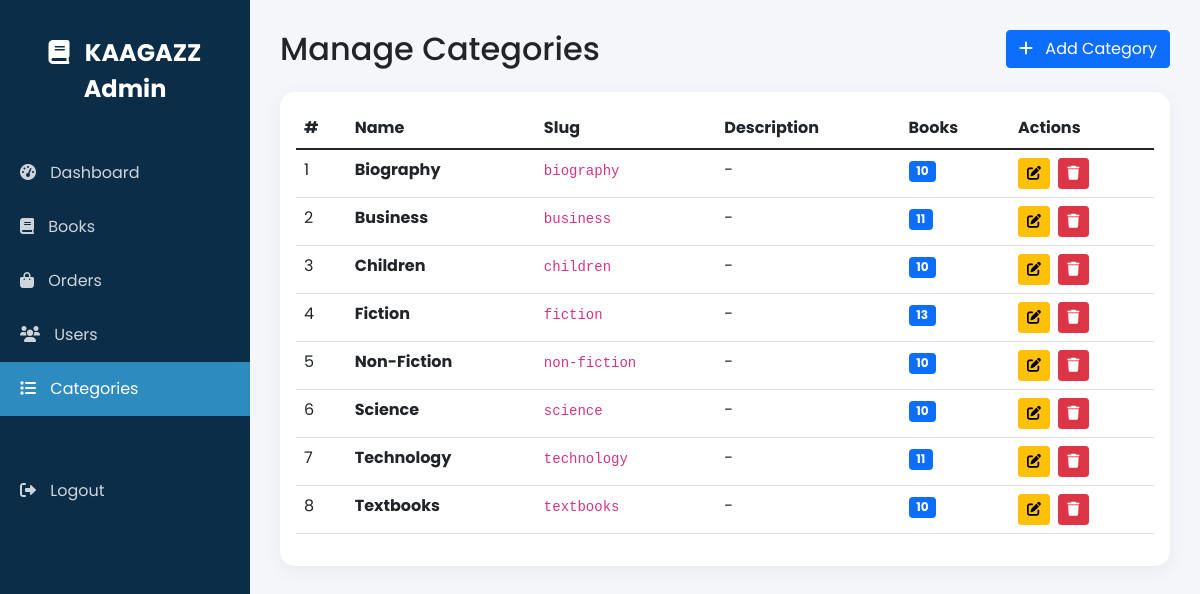
Screenshot of /admin/categories.php (signed in) with the database file from the repository.
### tables this page shows
CREATE TABLE IF NOT EXISTS categories (
    id INT AUTO_INCREMENT PRIMARY KEY,
    name VARCHAR(255) NOT NULL,
    slug VARCHAR(255) NOT NULL UNIQUE,
    description TEXT DEFAULT NULL,
    created_at TIMESTAMP DEFAULT CURRENT_TIMESTAMP
);

### admin/categories.php (the view, shortened to what this page needs)
<?php
require_once '../config/database.php';
$categories = $conn->query("
    SELECT c.*, COUNT(b.id) as book_count
    FROM categories c
    LEFT JOIN books b ON c.id = b.category_id
    GROUP BY c.id
    ORDER BY c.name
");
?>
<!DOCTYPE html>
<html lang="en">
<head>
    <link href="https://cdn.jsdelivr.net/npm/bootstrap@5.1.3/dist/css/bootstrap.min.css" rel="stylesheet">
    <link rel="stylesheet" href="https://cdnjs.cloudflare.com/ajax/libs/font-awesome/6.0.0/css/all.min.css">
</head>
<body>
    <div class="sidebar">
        <div class="text-center mb-4">
            <a href="index.php" class="fs-4 fw-bold text-white text-decoration-none">
                <i class="fas fa-book"></i> KAAGAZZ Admin
            </a>
        </div>
        <a href="index.php"><i class="fas fa-tachometer-alt"></i> Dashboard</a>
        <a href="books.php"><i class="fas fa-book"></i> Books</a>
        <a href="orders.php"><i class="fas fa-shopping-bag"></i> Orders</a>
        <a href="users.php"><i class="fas fa-users"></i> Users</a>
        <a href="categories.php" class="active"><i class="fas fa-list"></i> Categories</a>
        <a href="../auth/logout.php" class="mt-5"><i class="fas fa-sign-out-alt"></i> Logout</a>
    </div>
    <div class="main-content">
        <div class="d-flex justify-content-between align-items-center mb-4">
            <h2 class="mb-0">Manage Categories</h2>
            <button class="btn btn-primary" data-bs-toggle="modal" data-bs-target="#addCategoryModal">
                <i class="fas fa-plus me-2"></i> Add Category
            </button>
        </div>
        <div class="card">
            <div class="card-body">
                <table class="table table-hover">
                    <thead>
                        <tr>
                            <th>#</th>
                            <th>Name</th>
                            <th>Slug</th>
                            <th>Description</th>
                            <th>Books</th>
                            <th>Actions</th>
                        </tr>
                    </thead>
                    <tbody>
                        <?php $i = 1; while ($cat = $categories->fetch_assoc()): ?>
                            <tr>
                                <td><?php echo $i++; ?></td>
                                <td><strong><?php echo htmlspecialchars($cat['name']); ?></strong></td>
                                <td><code><?php echo htmlspecialchars($cat['slug']); ?></code></td>
                                <td><?php echo htmlspecialchars($cat['description'] ?? '-'); ?></td>
                                <td><span class="badge bg-primary"><?php echo $cat['book_count']; ?></span></td>
                                <td>
                                    <button class="btn btn-sm btn-warning me-1" data-bs-toggle="modal" data-bs-target="#editModal<?php echo $cat['id']; ?>">
                                        <i class="fas fa-edit"></i>
                                    </button>
                                    <form method="POST" style="display:inline;" onsubmit="return confirm('Delete this category? Books in it will become uncategorized.');">
                                        <button type="submit" class="btn btn-sm btn-danger"><i class="fas fa-trash"></i></button>
                                    </form>
                                </td>
                            </tr>
                        <?php endwhile; ?>
                    </tbody>
                </table>
            </div>
        </div>
    </div>
</body>
</html>

### admin/categories.php (style rules this page uses)
:root { --primary: #2E8BC0; --dark: #0C2D48; }
body { font-family: 'Poppins', sans-serif; background: #f5f6fa; }
.sidebar { background: var(--dark); min-height: 100vh; position: fixed; width: 250px; padding-top: 20px; }
.sidebar a { color: rgba(255,255,255,0.8); text-decoration: none; padding: 15px 20px; display: block; transition: all 0.3s; }
.sidebar a:hover, .sidebar a.active { background: var(--primary); color: #fff; }
.sidebar a i { margin-right: 10px; }
.main-content { margin-left: 250px; padding: 30px; }
.card { border: none; border-radius: 15px; box-shadow: 0 5px 20px rgba(0,0,0,0.05); }

### rows the page displays
categories: name "Biography", slug "biography", description "-", book_count "10"
categories: name "Business", slug "business", description "-", book_count "11"
categories: name "Children", slug "children", description "-", book_count "10"
categories: name "Fiction", slug "fiction", description "-", book_count "13"
categories: name "Non-Fiction", slug "non-fiction", description "-", book_count "10"
categories: name "Science", slug "science", description "-", book_count "10"
categories: name "Technology", slug "technology", description "-", book_count "11"
categories: name "Textbooks", slug "textbooks", description "-", book_count "10"
